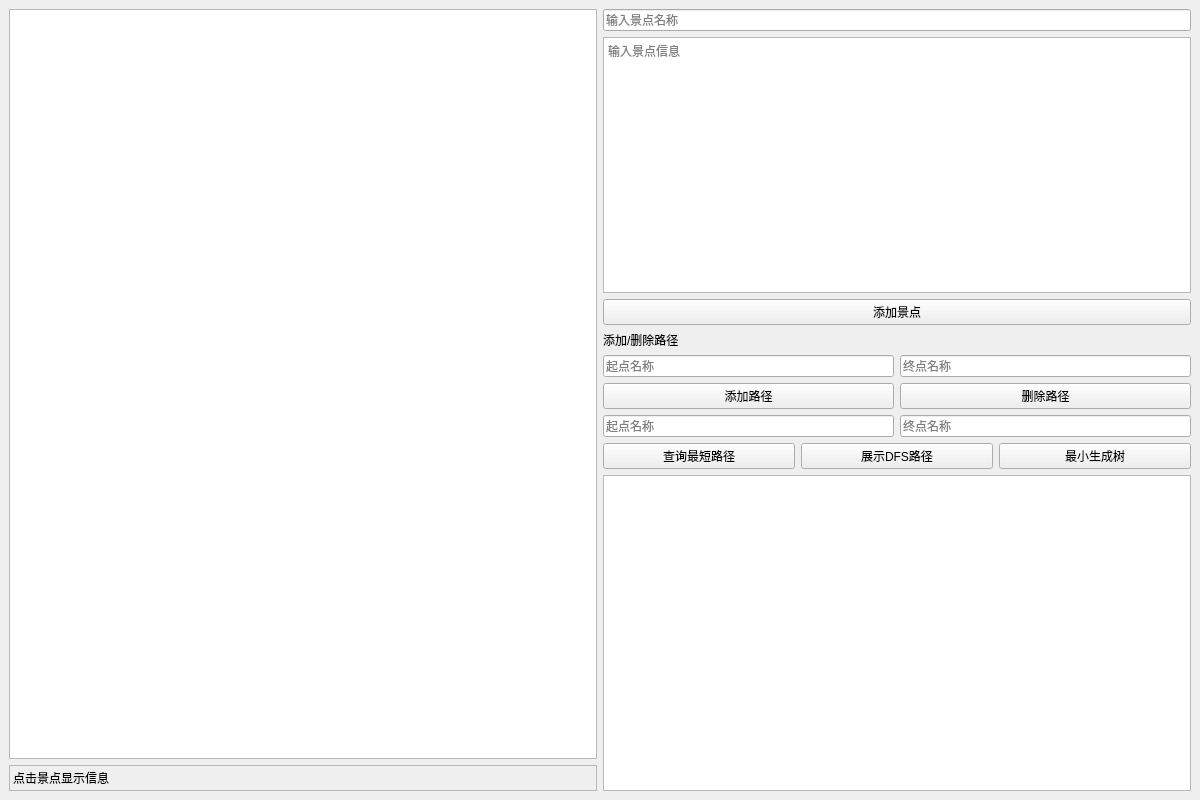
<?xml version="1.0" encoding="UTF-8"?>
<ui version="4.0">
 <class>MainWindow</class>
 <widget class="QMainWindow" name="MainWindow">
  <property name="geometry">
   <rect>
    <x>0</x>
    <y>0</y>
    <width>1200</width>
    <height>800</height>
   </rect>
  </property>
  <property name="windowTitle">
   <string>校园导游系统</string>
  </property>
  <widget class="QWidget" name="centralwidget">
   <layout class="QHBoxLayout" name="mainLayout">
    <item>
     <!-- 左侧布局：地图视图 -->
     <layout class="QVBoxLayout" name="leftLayout">
      <item>
       <!-- 地图视图 -->
       <widget class="QGraphicsView" name="graphView"/>
      </item>
      <item>
       <!-- 信息显示区域 -->
       <widget class="QLabel" name="infoLabel">
        <property name="frameShape">
         <enum>QFrame::StyledPanel</enum>
        </property>
        <property name="frameShadow">
         <enum>QFrame::Sunken</enum>
        </property>
        <property name="text">
         <string>点击景点显示信息</string>
        </property>
        <property name="alignment">
         <set>Qt::AlignLeading|Qt::AlignLeft|Qt::AlignTop</set>
        </property>
        <property name="wordWrap">
         <bool>true</bool>
        </property>
       </widget>
      </item>
     </layout>
    </item>
    <item>
     <!-- 右侧布局：控件区域 -->
     <layout class="QVBoxLayout" name="rightLayout">
      <item>
       <!-- 添加景点 -->
       <layout class="QVBoxLayout" name="addNodeLayout">
        <item>
         <widget class="QLineEdit" name="nodeNameInput">
          <property name="placeholderText">
           <string>输入景点名称</string>
          </property>
         </widget>
        </item>
        <item>
         <widget class="QTextEdit" name="nodeInfoInput">
          <property name="placeholderText">
           <string>输入景点信息</string>
          </property>
         </widget>
        </item>
        <item>
         <widget class="QPushButton" name="addNodeButton">
          <property name="text">
           <string>添加景点</string>
          </property>
         </widget>
        </item>
       </layout>
      </item>
      <item>
       <!-- 添加/删除路径 -->
       <layout class="QVBoxLayout" name="addEdgeLayout">
        <item>
         <widget class="QLabel" name="addEdgeLabel">
          <property name="text">
           <string>添加/删除路径</string>
          </property>
         </widget>
        </item>
        <item>
         <layout class="QHBoxLayout" name="edgeInputLayout">
          <item>
           <widget class="QLineEdit" name="edgeStartInput">
            <property name="placeholderText">
             <string>起点名称</string>
            </property>
           </widget>
          </item>
          <item>
           <widget class="QLineEdit" name="edgeEndInput">
            <property name="placeholderText">
             <string>终点名称</string>
            </property>
           </widget>
          </item>
         </layout>
        </item>
        <item>
         <layout class="QHBoxLayout" name="edgeButtonLayout">
          <item>
           <widget class="QPushButton" name="addEdgeButton">
            <property name="text">
             <string>添加路径</string>
            </property>
           </widget>
          </item>
          <item>
           <widget class="QPushButton" name="deleteEdgeButton">
            <property name="text">
             <string>删除路径</string>
            </property>
           </widget>
          </item>
         </layout>
        </item>
       </layout>
      </item>
      <item>
       <!-- 算法操作 -->
       <layout class="QHBoxLayout" name="buttonLayout">
        <item>
         <widget class="QLineEdit" name="startPointInput">
          <property name="placeholderText">
           <string>起点名称</string>
          </property>
         </widget>
        </item>
        <item>
         <widget class="QLineEdit" name="endPointInput">
          <property name="placeholderText">
           <string>终点名称</string>
          </property>
         </widget>
        </item>
       </layout>
      </item>
      <item>
       <layout class="QHBoxLayout" name="actionButtonLayout">
        <item>
         <widget class="QPushButton" name="findShortestPathButton">
          <property name="text">
           <string>查询最短路径</string>
          </property>
         </widget>
        </item>
        <item>
         <widget class="QPushButton" name="dfsButton">
          <property name="text">
           <string>展示DFS路径</string>
          </property>
         </widget>
        </item>
        <item>
         <widget class="QPushButton" name="mstButton">
          <property name="text">
           <string>最小生成树</string>
          </property>
         </widget>
        </item>
       </layout>
      </item>
      <item>
       <!-- 输出显示 -->
       <widget class="QTextEdit" name="outputDisplay">
        <property name="readOnly">
         <bool>true</bool>
        </property>
       </widget>
      </item>
     </layout>
    </item>
   </layout>
  </widget>
 </widget>
 <resources/>
 <connections/>
</ui>
